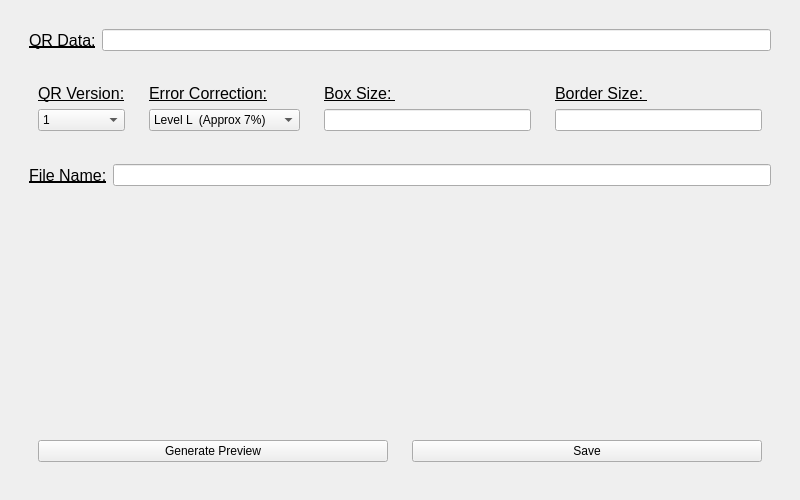
<?xml version="1.0" encoding="UTF-8"?>
<ui version="4.0">
 <class>Form</class>
 <widget class="QWidget" name="Form">
  <property name="geometry">
   <rect>
    <x>0</x>
    <y>0</y>
    <width>800</width>
    <height>500</height>
   </rect>
  </property>
  <property name="minimumSize">
   <size>
    <width>500</width>
    <height>300</height>
   </size>
  </property>
  <property name="windowTitle">
   <string>Form</string>
  </property>
  <layout class="QHBoxLayout" name="horizontalLayout_2">
   <item>
    <widget class="QWidget" name="widget_3" native="true">
     <layout class="QVBoxLayout" name="verticalLayout_3">
      <item>
       <widget class="QWidget" name="widget" native="true">
        <property name="maximumSize">
         <size>
          <width>16777215</width>
          <height>98</height>
         </size>
        </property>
        <layout class="QHBoxLayout" name="horizontalLayout_20">
         <item>
          <widget class="QLabel" name="label">
           <property name="font">
            <font>
             <pointsize>12</pointsize>
             <underline>true</underline>
            </font>
           </property>
           <property name="toolTip">
            <string>the data you wish to encode to your QR code.</string>
           </property>
           <property name="text">
            <string>QR Data:</string>
           </property>
          </widget>
         </item>
         <item>
          <widget class="QLineEdit" name="lineEdit_qr_data"/>
         </item>
        </layout>
       </widget>
      </item>
      <item>
       <widget class="QWidget" name="widget_7" native="true">
        <property name="minimumSize">
         <size>
          <width>0</width>
          <height>0</height>
         </size>
        </property>
        <property name="maximumSize">
         <size>
          <width>16777215</width>
          <height>119</height>
         </size>
        </property>
        <layout class="QHBoxLayout" name="horizontalLayout_15">
         <item>
          <widget class="QWidget" name="widget_9" native="true">
           <layout class="QVBoxLayout" name="verticalLayout_5">
            <item>
             <widget class="QLabel" name="label_3">
              <property name="font">
               <font>
                <pointsize>12</pointsize>
                <underline>true</underline>
               </font>
              </property>
              <property name="toolTip">
               <string>The higher the version, the larger the QR code. See Readme.txt</string>
              </property>
              <property name="text">
               <string>QR Version:</string>
              </property>
             </widget>
            </item>
            <item>
             <widget class="QComboBox" name="sel_qr_version">
              <item>
               <property name="text">
                <string>1</string>
               </property>
              </item>
              <item>
               <property name="text">
                <string>2</string>
               </property>
              </item>
              <item>
               <property name="text">
                <string>3</string>
               </property>
              </item>
              <item>
               <property name="text">
                <string>4</string>
               </property>
              </item>
              <item>
               <property name="text">
                <string>5</string>
               </property>
              </item>
              <item>
               <property name="text">
                <string>6</string>
               </property>
              </item>
              <item>
               <property name="text">
                <string>7</string>
               </property>
              </item>
              <item>
               <property name="text">
                <string>8</string>
               </property>
              </item>
              <item>
               <property name="text">
                <string>9</string>
               </property>
              </item>
              <item>
               <property name="text">
                <string>10</string>
               </property>
              </item>
              <item>
               <property name="text">
                <string>11</string>
               </property>
              </item>
              <item>
               <property name="text">
                <string>12</string>
               </property>
              </item>
              <item>
               <property name="text">
                <string>13</string>
               </property>
              </item>
              <item>
               <property name="text">
                <string>14</string>
               </property>
              </item>
              <item>
               <property name="text">
                <string>15</string>
               </property>
              </item>
              <item>
               <property name="text">
                <string>16</string>
               </property>
              </item>
              <item>
               <property name="text">
                <string>17</string>
               </property>
              </item>
              <item>
               <property name="text">
                <string>18</string>
               </property>
              </item>
              <item>
               <property name="text">
                <string>19</string>
               </property>
              </item>
              <item>
               <property name="text">
                <string>20</string>
               </property>
              </item>
              <item>
               <property name="text">
                <string>21</string>
               </property>
              </item>
              <item>
               <property name="text">
                <string>22</string>
               </property>
              </item>
              <item>
               <property name="text">
                <string>23</string>
               </property>
              </item>
              <item>
               <property name="text">
                <string>24</string>
               </property>
              </item>
              <item>
               <property name="text">
                <string>25</string>
               </property>
              </item>
              <item>
               <property name="text">
                <string>26</string>
               </property>
              </item>
              <item>
               <property name="text">
                <string>27</string>
               </property>
              </item>
              <item>
               <property name="text">
                <string>28</string>
               </property>
              </item>
              <item>
               <property name="text">
                <string>29</string>
               </property>
              </item>
              <item>
               <property name="text">
                <string>30</string>
               </property>
              </item>
              <item>
               <property name="text">
                <string>31</string>
               </property>
              </item>
              <item>
               <property name="text">
                <string>32</string>
               </property>
              </item>
              <item>
               <property name="text">
                <string>33</string>
               </property>
              </item>
              <item>
               <property name="text">
                <string>34</string>
               </property>
              </item>
              <item>
               <property name="text">
                <string>35</string>
               </property>
              </item>
              <item>
               <property name="text">
                <string>36</string>
               </property>
              </item>
              <item>
               <property name="text">
                <string>37</string>
               </property>
              </item>
              <item>
               <property name="text">
                <string>38</string>
               </property>
              </item>
              <item>
               <property name="text">
                <string>39</string>
               </property>
              </item>
              <item>
               <property name="text">
                <string>40</string>
               </property>
              </item>
             </widget>
            </item>
           </layout>
          </widget>
         </item>
         <item>
          <widget class="QWidget" name="widget_10" native="true">
           <layout class="QVBoxLayout" name="verticalLayout_6">
            <item>
             <widget class="QLabel" name="label_4">
              <property name="font">
               <font>
                <pointsize>12</pointsize>
                <underline>true</underline>
               </font>
              </property>
              <property name="toolTip">
               <string>Damage Recovery Option. see Readme.txt</string>
              </property>
              <property name="text">
               <string>Error Correction:</string>
              </property>
             </widget>
            </item>
            <item>
             <widget class="QComboBox" name="sel_qr_err">
              <property name="minimumSize">
               <size>
                <width>0</width>
                <height>0</height>
               </size>
              </property>
              <item>
               <property name="text">
                <string>Level L  (Approx 7%)</string>
               </property>
              </item>
              <item>
               <property name="text">
                <string>Level M (Approx 15%)</string>
               </property>
              </item>
              <item>
               <property name="text">
                <string>Level Q (Approx 25%)</string>
               </property>
              </item>
              <item>
               <property name="text">
                <string>Level H (Approx(30%)</string>
               </property>
              </item>
             </widget>
            </item>
           </layout>
          </widget>
         </item>
         <item>
          <widget class="QWidget" name="widget_21" native="true">
           <layout class="QVBoxLayout" name="verticalLayout_7">
            <item>
             <widget class="QLabel" name="label_6">
              <property name="font">
               <font>
                <pointsize>12</pointsize>
                <underline>true</underline>
               </font>
              </property>
              <property name="toolTip">
               <string>Controls how many pixels each “box” of the QR code is.</string>
              </property>
              <property name="text">
               <string>Box Size: </string>
              </property>
             </widget>
            </item>
            <item>
             <widget class="QLineEdit" name="lineEdit_box_size"/>
            </item>
           </layout>
          </widget>
         </item>
         <item>
          <widget class="QWidget" name="widget_24" native="true">
           <layout class="QVBoxLayout" name="verticalLayout_10">
            <item>
             <widget class="QLabel" name="label_7">
              <property name="font">
               <font>
                <pointsize>12</pointsize>
                <underline>true</underline>
               </font>
              </property>
              <property name="toolTip">
               <string>Controls how many boxes thick the border should be (At least 4 recommended, which is the minimum according to the specs).</string>
              </property>
              <property name="text">
               <string>Border Size: </string>
              </property>
             </widget>
            </item>
            <item>
             <widget class="QLineEdit" name="lineEdit_border_size"/>
            </item>
           </layout>
          </widget>
         </item>
        </layout>
       </widget>
      </item>
      <item>
       <widget class="QWidget" name="widget_12" native="true">
        <property name="maximumSize">
         <size>
          <width>16777215</width>
          <height>58</height>
         </size>
        </property>
        <layout class="QHBoxLayout" name="horizontalLayout_17">
         <item>
          <widget class="QLabel" name="label_5">
           <property name="font">
            <font>
             <pointsize>12</pointsize>
             <underline>true</underline>
            </font>
           </property>
           <property name="text">
            <string>File Name:</string>
           </property>
          </widget>
         </item>
         <item>
          <widget class="QLineEdit" name="lineEdit_file_name">
           <property name="maximumSize">
            <size>
             <width>731</width>
             <height>16777215</height>
            </size>
           </property>
          </widget>
         </item>
        </layout>
       </widget>
      </item>
      <item>
       <widget class="QWidget" name="widget_5" native="true">
        <layout class="QHBoxLayout" name="horizontalLayout_16">
         <item>
          <widget class="QWidget" name="widget_6" native="true">
           <layout class="QVBoxLayout" name="verticalLayout_2">
            <item>
             <spacer name="verticalSpacer">
              <property name="orientation">
               <enum>Qt::Vertical</enum>
              </property>
              <property name="sizeHint" stdset="0">
               <size>
                <width>20</width>
                <height>40</height>
               </size>
              </property>
             </spacer>
            </item>
            <item>
             <widget class="QPushButton" name="button_generate">
              <property name="text">
               <string>Generate Preview</string>
              </property>
             </widget>
            </item>
           </layout>
          </widget>
         </item>
         <item>
          <widget class="QWidget" name="widget_16" native="true">
           <layout class="QVBoxLayout" name="verticalLayout_8">
            <item>
             <widget class="QLabel" name="label_qr_display">
              <property name="sizePolicy">
               <sizepolicy hsizetype="Preferred" vsizetype="Preferred">
                <horstretch>0</horstretch>
                <verstretch>0</verstretch>
               </sizepolicy>
              </property>
              <property name="minimumSize">
               <size>
                <width>200</width>
                <height>200</height>
               </size>
              </property>
              <property name="sizeIncrement">
               <size>
                <width>0</width>
                <height>2</height>
               </size>
              </property>
              <property name="baseSize">
               <size>
                <width>0</width>
                <height>0</height>
               </size>
              </property>
              <property name="frameShape">
               <enum>QFrame::NoFrame</enum>
              </property>
              <property name="text">
               <string/>
              </property>
              <property name="scaledContents">
               <bool>true</bool>
              </property>
             </widget>
            </item>
            <item>
             <widget class="QPushButton" name="button_save">
              <property name="text">
               <string>Save</string>
              </property>
             </widget>
            </item>
           </layout>
          </widget>
         </item>
        </layout>
       </widget>
      </item>
     </layout>
    </widget>
   </item>
  </layout>
 </widget>
 <resources/>
 <connections/>
</ui>
